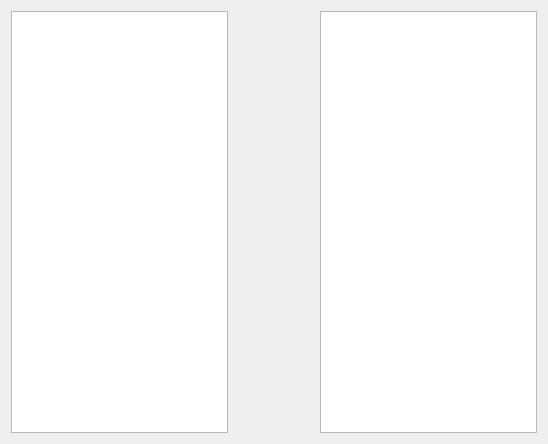
<?xml version="1.0" encoding="UTF-8"?>
<ui version="4.0">
 <class>SelectionList</class>
 <widget class="QWidget" name="SelectionList">
  <property name="geometry">
   <rect>
    <x>0</x>
    <y>0</y>
    <width>548</width>
    <height>444</height>
   </rect>
  </property>
  <property name="windowTitle">
   <string>Form</string>
  </property>
  <layout class="QHBoxLayout" name="horizontalLayout">
   <item>
    <widget class="QListWidget" name="list_src">
     <property name="sortingEnabled">
      <bool>true</bool>
     </property>
    </widget>
   </item>
   <item>
    <layout class="QVBoxLayout" name="verticalLayout">
     <property name="leftMargin">
      <number>20</number>
     </property>
     <property name="rightMargin">
      <number>20</number>
     </property>
     <item>
      <spacer name="verticalSpacer">
       <property name="orientation">
        <enum>Qt::Vertical</enum>
       </property>
       <property name="sizeHint" stdset="0">
        <size>
         <width>20</width>
         <height>40</height>
        </size>
       </property>
      </spacer>
     </item>
     <item>
      <widget class="QPushButton" name="btn_add">
       <property name="text">
        <string/>
       </property>
       <property name="icon">
        <iconset resource="../../resources.qrc">
         <normaloff>:/icons/right</normaloff>:/icons/right</iconset>
       </property>
       <property name="flat">
        <bool>true</bool>
       </property>
      </widget>
     </item>
     <item>
      <widget class="QPushButton" name="btn_remove">
       <property name="text">
        <string/>
       </property>
       <property name="icon">
        <iconset resource="../../resources.qrc">
         <normaloff>:/icons/left</normaloff>:/icons/left</iconset>
       </property>
       <property name="flat">
        <bool>true</bool>
       </property>
      </widget>
     </item>
     <item>
      <spacer name="verticalSpacer_2">
       <property name="orientation">
        <enum>Qt::Vertical</enum>
       </property>
       <property name="sizeHint" stdset="0">
        <size>
         <width>20</width>
         <height>40</height>
        </size>
       </property>
      </spacer>
     </item>
    </layout>
   </item>
   <item>
    <widget class="QListWidget" name="list_dest">
     <property name="sortingEnabled">
      <bool>true</bool>
     </property>
    </widget>
   </item>
  </layout>
 </widget>
 <resources>
  <include location="../../resources.qrc"/>
 </resources>
 <connections/>
</ui>
